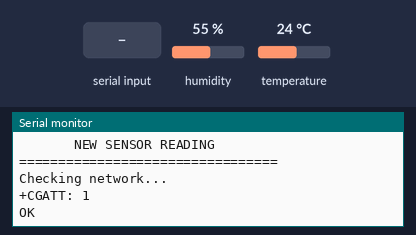
Simulated run of this sketch. Board: ESP32. Parts: the last lines printed to the serial monitor. The test bench sets the inputs (shaded band); at power-on: humidity 55 %, temperature 24 °C (analog values on the 0–4095 scale). The modem accepts every AT command (registered, SIM ready, sends succeed) and sends nothing else.

Above: at 9.2 s.
9.3 s: "+HTTPACTION:" received over the second serial link
At 9.8 s:
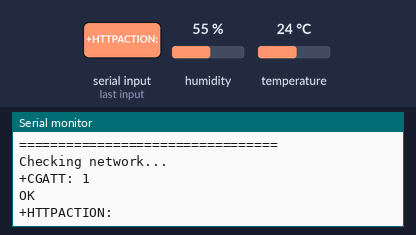
12.3 s: "+HTTPACTION: 1,200" received over the second serial link
15.1 s: "+HTTPACTION: 1,201" received over the second serial link
At 16.5 s:
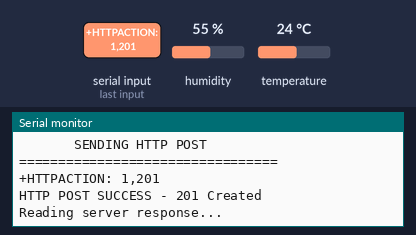

Measured:
- after the input at 9.3 s, the serial monitor: prints a new line at once (image 1)
- after the input at 15.1 s, the serial monitor: prints a new line at once (image 2)

The sketch:

AGB_D01.ino
```cpp
#include <Arduino.h>
#include <DHT.h>

// =====================================================
// AGRIBANTAY - DEVICE 1
// Production IoT Firmware
// =====================================================

// ---------------- SENSOR PINS ----------------
#define DHT_PIN 4
#define DHT_TYPE DHT22

#define SOIL_PIN 34
#define MQ137_PIN 35

// ---------------- A7670C PINS ----------------
#define MODEM_RX 16   // ESP32 RX2 <- A7670C TXD2
#define MODEM_TX 17   // ESP32 TX2 -> A7670C RXD2

// ---------------- DEVICE ID ----------------
const char* DEVICE_KEY = "AGB-XXXXXXXX";   // <-- palitan ng key mula sa inventory. HUWAG i-commit ang totoo.

// ---------------- API ----------------
const char* API_URL =
  "http://agribantay.com/api/sensor-readings";

// ---------------- TIMING ----------------

// Send sensor data every 60 seconds
const unsigned long SEND_INTERVAL = 60000;

// Maximum HTTP retries per reading
const int MAX_RETRIES = 3;

// =====================================================
// OBJECTS
// =====================================================

HardwareSerial modem(2);
DHT dht(DHT_PIN, DHT_TYPE);

// =====================================================
// SEND AT COMMAND
// =====================================================

bool sendAT(
  String command,
  String expected,
  unsigned long timeout = 5000
)
{
  Serial.println();
  Serial.println(">> " + command);

  modem.println(command);

  unsigned long start = millis();
  String response = "";

  while (millis() - start < timeout)
  {
    while (modem.available())
    {
      char c = modem.read();

      Serial.write(c);
      response += c;

      if (response.indexOf(expected) >= 0)
      {
        return true;
      }
    }

    delay(10);
  }

  return false;
}

// =====================================================
// READ MODEM RESPONSE
// =====================================================

String readModemResponse(unsigned long timeout)
{
  String response = "";

  unsigned long start = millis();

  while (millis() - start < timeout)
  {
    while (modem.available())
    {
      char c = modem.read();

      Serial.write(c);
      response += c;
    }

    delay(10);
  }

  return response;
}

// =====================================================
// CHECK NETWORK
// =====================================================

bool checkNetwork()
{
  Serial.println();
  Serial.println("Checking network...");

  modem.println("AT+CGATT?");

  String response = readModemResponse(3000);

  if (response.indexOf("+CGATT: 1") >= 0)
  {
    Serial.println("Packet data: CONNECTED");
    return true;
  }

  Serial.println("Packet data: NOT CONNECTED");

  return false;
}

// =====================================================
// INITIALIZE HTTP
// =====================================================

bool initializeHTTP()
{
  Serial.println();
  Serial.println("Initializing HTTP...");

  // Clean up previous HTTP session
  modem.println("AT+HTTPTERM");

  delay(1000);

  while (modem.available())
  {
    Serial.write(modem.read());
  }

  // Start HTTP
  if (!sendAT(
        "AT+HTTPINIT",
        "OK",
        5000))
  {
    Serial.println("HTTPINIT failed.");
    return false;
  }

  // Set URL
  String urlCommand =
    "AT+HTTPPARA=\"URL\",\"" +
    String(API_URL) +
    "\"";

  if (!sendAT(
        urlCommand,
        "OK",
        5000))
  {
    Serial.println("Failed to set API URL.");
    return false;
  }

  // Set content type
  if (!sendAT(
        "AT+HTTPPARA=\"CONTENT\",\"application/json\"",
        "OK",
        5000))
  {
    Serial.println("Failed to set content type.");
    return false;
  }

  Serial.println("HTTP initialized successfully.");

  return true;
}

// =====================================================
// SEND JSON USING HTTPDATA
// =====================================================

bool sendJSON(String json)
{
  Serial.println();
  Serial.println("---------------------------------");
  Serial.println("Preparing HTTP DATA");
  Serial.println("---------------------------------");

  Serial.println(
    "JSON Length: " +
    String(json.length())
  );

  String dataCommand =
    "AT+HTTPDATA=" +
    String(json.length()) +
    ",10000";

  Serial.println();
  Serial.println(">> " + dataCommand);

  modem.println(dataCommand);

  // Wait for DOWNLOAD
  String response = "";

  unsigned long start = millis();

  while (millis() - start < 5000)
  {
    while (modem.available())
    {
      char c = modem.read();

      Serial.write(c);
      response += c;
    }

    if (
      response.indexOf("DOWNLOAD") >= 0 ||
      response.indexOf("OK") >= 0
    )
    {
      break;
    }

    delay(10);
  }

  if (
    response.indexOf("DOWNLOAD") < 0 &&
    response.indexOf("OK") < 0
  )
  {
    Serial.println();
    Serial.println(
      "ERROR: A7670C did not accept HTTPDATA."
    );

    return false;
  }

  // Send JSON
  Serial.println();
  Serial.println("Sending JSON to A7670C...");

  modem.print(json);

  delay(1500);

  while (modem.available())
  {
    Serial.write(modem.read());
  }

  return true;
}

// =====================================================
// PERFORM HTTP POST
// =====================================================

bool performPOST()
{
  Serial.println();
  Serial.println("=================================");
  Serial.println("       SENDING HTTP POST");
  Serial.println("=================================");

  modem.println("AT+HTTPACTION=1");

  String response = "";

  unsigned long start = millis();

  // Wait for HTTPACTION result
  while (millis() - start < 30000)
  {
    while (modem.available())
    {
      char c = modem.read();

      Serial.write(c);
      response += c;
    }

    if (response.indexOf("+HTTPACTION:") >= 0)
    {
      break;
    }

    delay(10);
  }

  Serial.println();

  // HTTP 200
  if (response.indexOf("+HTTPACTION: 1,200") >= 0)
  {
    Serial.println(
      "HTTP POST SUCCESS - 200 OK"
    );

    Serial.println();
    Serial.println("Reading server response...");

    modem.println("AT+HTTPREAD");

    delay(3000);

    while (modem.available())
    {
      Serial.write(modem.read());
    }

    return true;
  }

  // HTTP 201
  if (response.indexOf("+HTTPACTION: 1,201") >= 0)
  {
    Serial.println(
      "HTTP POST SUCCESS - 201 Created"
    );

    Serial.println();
    Serial.println("Reading server response...");

    modem.println("AT+HTTPREAD");

    delay(3000);

    while (modem.available())
    {
      Serial.write(modem.read());
    }

    return true;
  }

  Serial.println();
  Serial.println("HTTP POST FAILED.");

  Serial.println("Response:");
  Serial.println(response);

  return false;
}

// =====================================================
// SEND SENSOR READING
// =====================================================

bool sendSensorReading(
  float temperature,
  float humidity,
  int soilRaw,
  int ammoniaRaw
)
{
  // Build JSON
  String json =
    "{\"device_key\":\"" +
    String(DEVICE_KEY) +
    "\",\"ammonia_raw\":" +
    String(ammoniaRaw) +
    ",\"temperature\":" +
    String(temperature, 2) +
    ",\"humidity\":" +
    String(humidity, 2) +
    ",\"soil_raw\":" +
    String(soilRaw) +
    "}";

  Serial.println();
  Serial.println("---------------------------------");
  Serial.println("SENSOR DATA");
  Serial.println("---------------------------------");

  Serial.println(
    "Temperature : " +
    String(temperature, 2) +
    " C"
  );

  Serial.println(
    "Humidity    : " +
    String(humidity, 2) +
    " %"
  );

  Serial.println(
    "Soil Raw    : " +
    String(soilRaw)
  );

  Serial.println(
    "MQ-137 Raw  : " +
    String(ammoniaRaw)
  );

  Serial.println();
  Serial.println("JSON:");
  Serial.println(json);

  // Retry transmission
  for (
    int attempt = 1;
    attempt <= MAX_RETRIES;
    attempt++
  )
  {
    Serial.println();
    Serial.println(
      "HTTP ATTEMPT " +
      String(attempt) +
      " OF " +
      String(MAX_RETRIES)
    );

    // Reinitialize HTTP
    if (!initializeHTTP())
    {
      Serial.println(
        "HTTP initialization failed."
      );

      delay(3000);
      continue;
    }

    // Send JSON
    if (!sendJSON(json))
    {
      Serial.println(
        "Failed to send JSON."
      );

      modem.println("AT+HTTPTERM");

      delay(1000);

      continue;
    }

    // Perform POST
    if (performPOST())
    {
      Serial.println();
      Serial.println("=================================");
      Serial.println("      DATA SENT SUCCESSFULLY");
      Serial.println("=================================");

      modem.println("AT+HTTPTERM");

      delay(1000);

      while (modem.available())
      {
        Serial.write(modem.read());
      }

      return true;
    }

    Serial.println();
    Serial.println(
      "POST failed. Retrying..."
    );

    modem.println("AT+HTTPTERM");

    delay(2000);
  }

  Serial.println();
  Serial.println("=================================");
  Serial.println("       DATA SEND FAILED");
  Serial.println("=================================");

  return false;
}

// =====================================================
// SETUP
// =====================================================

void setup()
{
  Serial.begin(115200);

  delay(2000);

  // -------------------------------
  // ESP32 ADC
  // -------------------------------

  analogReadResolution(12);

  analogSetPinAttenuation(
    SOIL_PIN,
    ADC_11db
  );

  analogSetPinAttenuation(
    MQ137_PIN,
    ADC_11db
  );

  // -------------------------------
  // DHT22
  // -------------------------------

  dht.begin();

  // -------------------------------
  // A7670C UART2
  // -------------------------------

  modem.begin(
    115200,
    SERIAL_8N1,
    MODEM_RX,
    MODEM_TX
  );

  delay(3000);

  Serial.println();
  Serial.println("=================================");
  Serial.println("     AGRIBANTAY - DEVICE 1");
  Serial.println("     PRODUCTION FIRMWARE");
  Serial.println("=================================");

  Serial.println();

  Serial.println(
    "Device Key: " +
    String(DEVICE_KEY)
  );

  Serial.println(
    "API: " +
    String(API_URL)
  );

  // -------------------------------
  // MODEM CHECK
  // -------------------------------

  Serial.println();
  Serial.println("Checking A7670C...");

  if (!sendAT(
        "AT",
        "OK",
        5000))
  {
    Serial.println();
    Serial.println(
      "WARNING: A7670C did not respond."
    );
  }
  else
  {
    Serial.println();
    Serial.println("A7670C OK.");
  }

  // -------------------------------
  // SIM CHECK
  // -------------------------------

  sendAT(
    "AT+CPIN?",
    "READY",
    5000
  );

  // -------------------------------
  // NETWORK CHECK
  // -------------------------------

  if (!checkNetwork())
  {
    Serial.println();
    Serial.println(
      "WARNING: Packet data is not currently attached."
    );

    Serial.println(
      "The device will continue and retry later."
    );
  }

  // -------------------------------
  // GET IP
  // -------------------------------

  sendAT(
    "AT+CGPADDR",
    "OK",
    5000
  );

  Serial.println();
  Serial.println("=================================");
  Serial.println("       DEVICE 1 READY");
  Serial.println("=================================");
}

// =====================================================
// MAIN LOOP
// =====================================================

void loop()
{
  static unsigned long lastSend = 0;

  // Send immediately on first run
  if (
    lastSend == 0 ||
    millis() - lastSend >= SEND_INTERVAL
  )
  {
    lastSend = millis();

    Serial.println();
    Serial.println();
    Serial.println("=================================");
    Serial.println("       NEW SENSOR READING");
    Serial.println("=================================");

    // -------------------------------
    // READ DHT22
    // -------------------------------

    float temperature =
      dht.readTemperature();

    float humidity =
      dht.readHumidity();

    // -------------------------------
    // READ SOIL SENSOR
    // -------------------------------

    int soilRaw =
      analogRead(SOIL_PIN);

    // -------------------------------
    // READ MQ-137
    // -------------------------------

    int ammoniaRaw =
      analogRead(MQ137_PIN);

    // -------------------------------
    // CHECK DHT22
    // -------------------------------

    if (
      isnan(temperature) ||
      isnan(humidity)
    )
    {
      Serial.println();
      Serial.println("DHT22 ERROR.");

      Serial.println(
        "Reading will not be sent."
      );

      return;
    }

    // -------------------------------
    // CHECK NETWORK
    // -------------------------------

    if (!checkNetwork())
    {
      Serial.println();
      Serial.println(
        "Network unavailable."
      );

      Serial.println(
        "Skipping this reading."
      );

      return;
    }

    // -------------------------------
    // SEND TO AGRIBANTAY
    // -------------------------------

    sendSensorReading(
      temperature,
      humidity,
      soilRaw,
      ammoniaRaw
    );

    Serial.println();
    Serial.println("---------------------------------");
    Serial.println(
      "Next transmission in 60 seconds."
    );
    Serial.println("---------------------------------");
  }

  delay(100);
}
```
